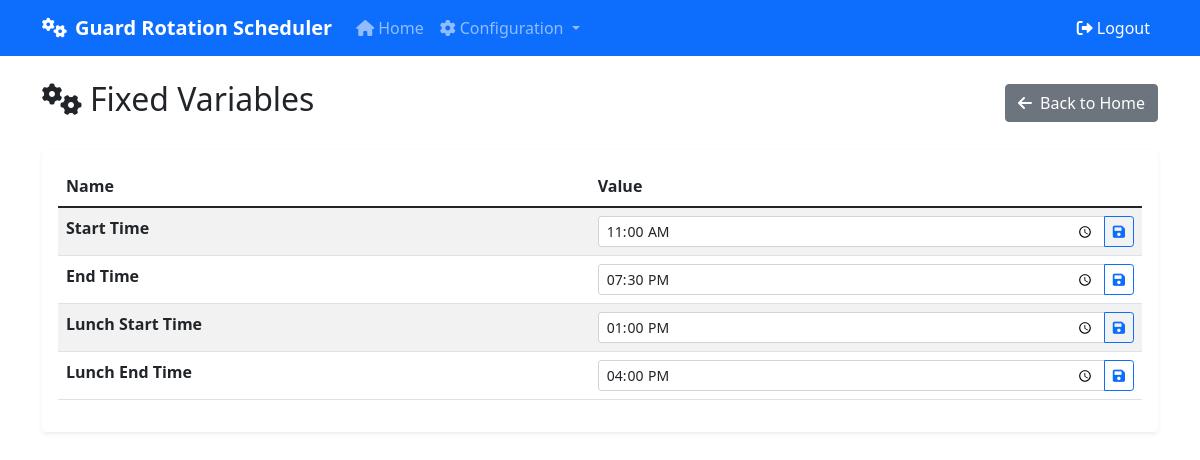
/fixed-vars (signed in), run on an earlier commit of the app's database.
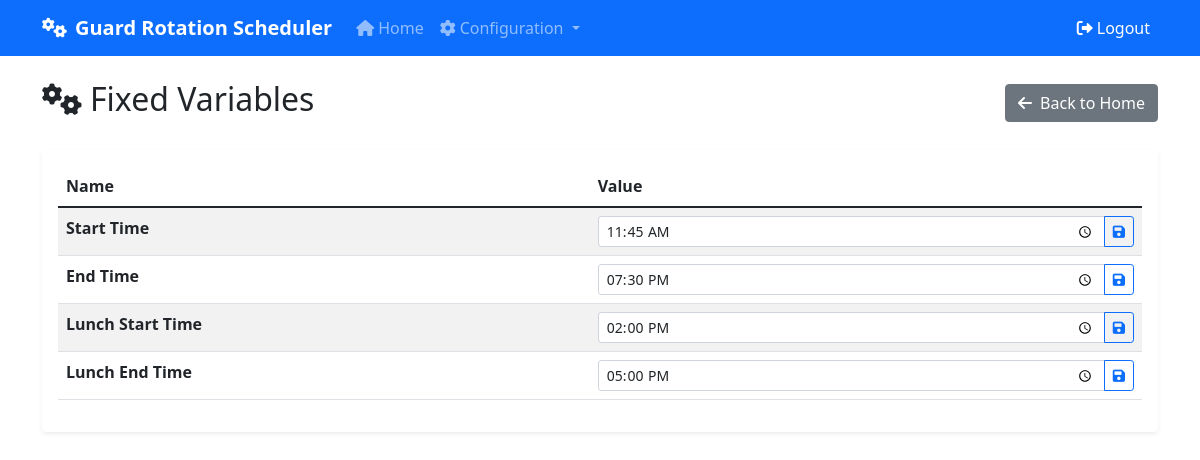
And on a later commit of the database.
### app.py (models this page shows)
class Preferences(db.Model):
    id = db.Column(db.Integer, primary_key=True)
    account = db.Column(db.Integer, db.ForeignKey("user.id"), nullable=False)
    schedule_start = db.Column(db.String)
    schedule_end = db.Column(db.String)
    acceptable_lunch_start = db.Column(db.String)
    acceptable_lunch_end = db.Column(db.String)
    rotation_cycle = db.Column(JSON) #, default=load_default_rotation
    station_importance = db.Column(JSON) #, default=load_default_importance
    station_coverage_times = db.Column(JSON)
    shifts = db.Column(JSON)

### app.py (the view)
@app.route('/fixed-vars', methods=["GET","POST"])
@login_required
def fixed_vars():
    preferences = Preferences.query.filter_by(account=current_user.id).first()
    if request.method == "POST":
        preferences.schedule_start = request.form.get("Start Time")
        preferences.schedule_end = request.form.get("End Time")
        preferences.acceptable_lunch_start = request.form.get("Lunch Start Time")
        preferences.acceptable_lunch_end = request.form.get("Lunch End Time")
        db.session.commit()
    starts_and_ends = {}
    starts_and_ends["Start Time"] = preferences.schedule_start
    starts_and_ends["End Time"] = preferences.schedule_end
    starts_and_ends["Lunch Start Time"] = preferences.acceptable_lunch_start
    starts_and_ends["Lunch End Time"] = preferences.acceptable_lunch_end
    coverage_times = preferences.station_coverage_times
    return render_template('fixed_vars.html',vars_list=starts_and_ends,coverage_times=coverage_times)

### app.py (called while the page is built)
@login_manager.user_loader
def load_user(user_id):
    return User.query.get(int(user_id))

### templates/fixed_vars.html (shortened to what this page needs)
{% extends "base.html" %}
{% block content %}
<div class="d-flex justify-content-between align-items-center mb-4">
    <h2><i class="fas fa-cogs me-2"></i>Fixed Variables</h2>
    <a href="{{ url_for('index') }}" class="btn btn-secondary">
        <i class="fas fa-arrow-left me-2"></i>Back to Home
    </a>
</div>
<form method="POST" action="{{ url_for('fixed_vars') }}" class="d-inline">
    <div class="card">
        <div class="card-body">
            <div class="table-responsive">
                <table class="table table-striped">
                    <thead>
                        <tr>
                            <th>Name</th>
                            <th>Value</th>
                        </tr>
                    </thead>
                    <tbody>
                        {% for name, val in vars_list.items() %}
                        <tr>
                            <td><strong>{{ name }}</strong></td>
                            <td>
                                <div class="input-group input-group-sm">
                                    <input type="time" class="form-control" name="{{name}}" id="{{name}}" value="{{ val }}" required>
                                    <button type="submit" class="btn btn-outline-primary">
                                        <i class="fas fa-save"></i>
                                    </button>
                                </div>
                            </td>
                        </tr>
                        {% endfor %}
                    </tbody>
                </table>
            </div>
        </div>
    </div>
</form>
{% endblock %}

### templates/base.html (shortened to what this page needs)
<!DOCTYPE html>
<html lang="en">
<head>
    <link href="https://cdn.jsdelivr.net/npm/bootstrap@5.1.3/dist/css/bootstrap.min.css" rel="stylesheet">
    <link href="https://cdnjs.cloudflare.com/ajax/libs/font-awesome/6.0.0/css/all.min.css" rel="stylesheet">
</head>
<body>
    <nav class="navbar navbar-expand-lg navbar-dark bg-primary">
        <div class="container">
            <a class="navbar-brand" href="{{ url_for('index') }}">
                <i class="fas fa-cogs me-2"></i>Guard Rotation Scheduler
            </a>
            <div class="collapse navbar-collapse" id="navbarNav">
                <ul class="navbar-nav me-auto">
                    <li class="nav-item">
                        <a class="nav-link" href="{{ url_for('index') }}">
                            <i class="fas fa-home me-1"></i>Home
                        </a>
                    </li>
                    <li class="nav-item dropdown">
                        <a class="nav-link dropdown-toggle" href="#" id="configDropdown" role="button" data-bs-toggle="dropdown">
                            <i class="fas fa-cog me-1"></i>Configuration
                        </a>
                    </li>
                </ul>
                <form method="POST" action="{{ url_for('logout') }}" class="ms-auto mb-0">
                    <button type="submit" class="btn btn-link nav-link text-white p-2" style="border:none;">
                        <i class="fas fa-sign-out-alt me-1"></i>Logout
                    </button>
                </form>
            </div>
        </div>
    </nav>
    <div class="container mt-4">
        {% block content %}{% endblock %}
    </div>
</body>
</html>

### templates/base.html (style rules this page uses)
.navbar-brand { font-weight: bold; }
.card { border: none; box-shadow: 0 0.125rem 0.25rem rgba(0, 0, 0, 0.075); transition: box-shadow 0.15s ease-in-out; }

What changed in the data, as far as the page shows it:
changed Preferences: schedule_start "11:00" → "11:45"; acceptable_lunch_start "13:00" → "14:00"; acceptable_lunch_end "16:00" → "17:00"
